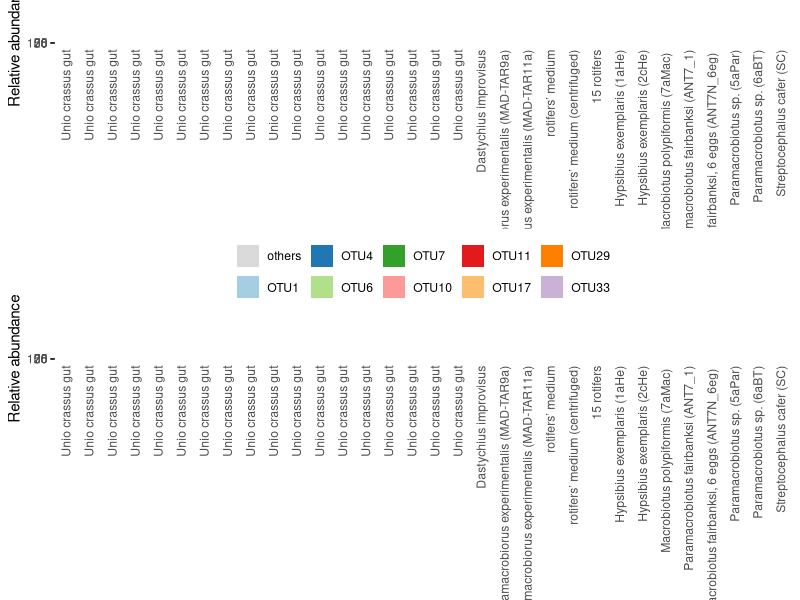
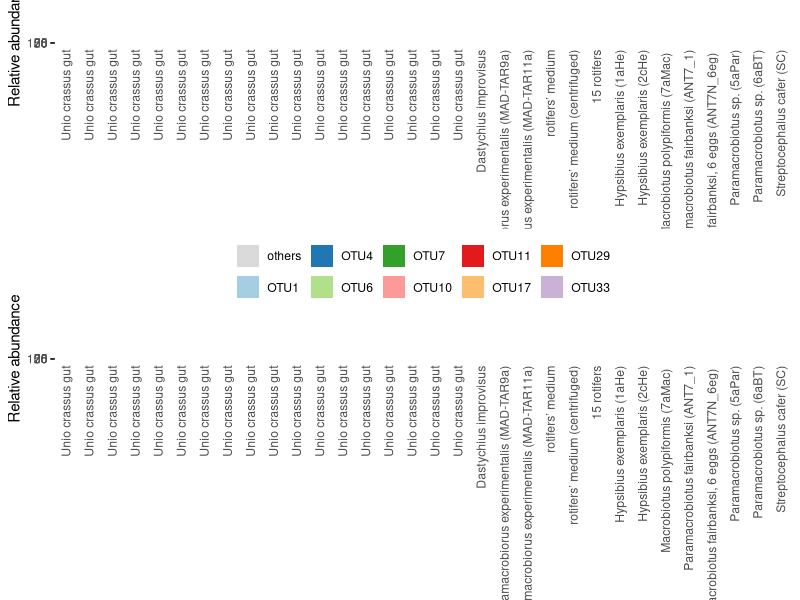

Write the R code that produced these figures, in order.
library(reshape2)
library(ggplot2)
library(RColorBrewer)
library(ggpubr)

V3V4<-read.table("../V3V4/OTU_PLOT.csv",sep="\t", header=T,row.names=1,dec=",")
V3V4<-V3V4[ c(nrow(V3V4), 1:(nrow(V3V4)-1) ),]
V3V4

V3V4_contamination<-read.table("../V3V4/V3V4_contamination.csv",sep="\t", header=T,row.names=1,dec=",")
V3V4_contamination<-V3V4_contamination[ nrow(V3V4_contamination):1,]


samples<-read.table("../V3V4/SAMPLES_V3V4.csv",sep="\t", header=T,dec=",")

melted_v3v4<-melt(t(V3V4))

melted_v3v4_contamination<-melt(t(V3V4_contamination))







melted_v3v4$SPECIES<-t( samples[3, paste0(melted_v3v4[,1])])
melted_v3v4$PROJECT<-t( samples[2, paste0(melted_v3v4[,1])])
melted_v3v4$SAMPLE_NAME<-t( samples[11, paste0(melted_v3v4[,1])])
melted_v3v4$SAMPLE<-melted_v3v4[,1]



melted_v3v4_contamination$SPECIES<-t( samples[3, paste0(melted_v3v4_contamination[,1])])
melted_v3v4_contamination$PROJECT<-t( samples[2, paste0(melted_v3v4_contamination[,1])])
melted_v3v4_contamination$SAMPLE_NAME<-t( samples[11, paste0(melted_v3v4_contamination[,1])])
melted_v3v4_contamination$SAMPLE<-melted_v3v4_contamination[,1]







THEME<-theme(panel.margin=unit(c(0), "lines"),  axis.ticks.x=element_blank(), panel.grid.major=element_blank(),panel.grid.minor=element_blank(),panel.border=element_rect(colour = "#ffffff", fill=NA, size=0.5), strip.background = element_blank(),axis.text.x = element_text(angle = 90, vjust = 0.5, hjust=1),strip.text   = element_text(size=0),legend.title=element_blank() )



n <- 40
color = grDevices::colors()[grep('gr(a|e)y', grDevices::colors(), invert = T)]

set.seed(18)
#col_vector<-sample(color, n)

col_vector<-c("#dadada",brewer.pal(9, "Paired")) #Paired


KOLORY_V3V4<-col_vector

PLOT_OTUS <- ggplot( melted_v3v4, aes(x=SAMPLE_NAME,y=100*value,fill=Var2) )+geom_bar(stat="identity",position="stack", width=2)+ theme(panel.border = element_blank() ,panel.background = element_blank() )+facet_grid(~PROJECT+SPECIES+SAMPLE, scales = "free", space = "free")+THEME+ scale_y_continuous(limits = c(0,101), expand = c(0, 0))+xlab("")+ylab("Relative abundance")+scale_fill_manual(values=KOLORY_V3V4)+ scale_x_discrete(labels= samples[11,])+ theme(legend.position="top")


KOLORY_V3V4<-c( "orange","lightgreen", "#a2a2a2")

PLOT_COMMON<-ggplot( melted_v3v4_contamination, aes(x=SAMPLE_NAME,y=value,fill=Var2) )+geom_bar(stat="identity",position="stack", width=2)+ theme(panel.border = element_blank() ,panel.background = element_blank() )+facet_grid(~PROJECT+SPECIES+SAMPLE, scales = "free", space = "free")+THEME+ scale_y_continuous(limits = c(0,101), expand = c(0, 0))+xlab("")+ylab("Relative abundance")+scale_fill_manual(values=KOLORY_V3V4)+ scale_x_discrete(labels= samples[11,])+ theme(legend.position="top")

ggarrange( PLOT_COMMON,PLOT_OTUS, ncol=1)


dev.new()
svg("V3V4.svg",width=8,height=14)
ggarrange( PLOT_COMMON,PLOT_OTUS, ncol=1)
dev.off()
dev.off()






